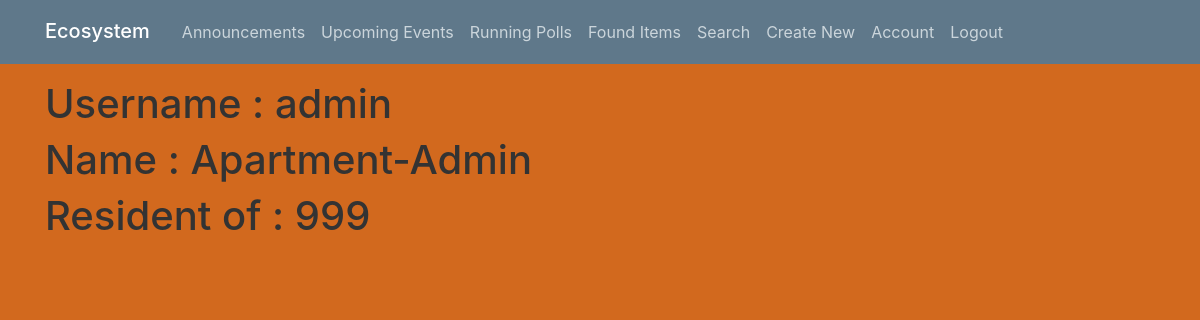
Page /account (signed in) on the committed database.
### ecosystem/models.py (models this page shows, shortened)
class User(db.Model, UserMixin):
    id = db.Column(db.Integer, primary_key = True)
    username = db.Column(db.String(20), unique=True, nullable=False)
    name = db.Column(db.String(20), nullable=False)
    apt_no = db.Column(db.String(3), nullable=False, unique=True)
    password = db.Column(db.String(60), nullable=False)
    posts = db.relationship('Post', backref='author', lazy=True)
    events = db.relationship('Event', backref='author', lazy=True)
    polls = db.relationship('Poll', backref='author', lazy=True)

### ecosystem/routes.py (the view)
@app.route("/account", methods = ['GET', 'POST'])
@login_required
def account():
    return render_template('account.html', title='Account')

### ecosystem/models.py (called while the page is built)
@login_manager.user_loader
def load_user(user_id):
    return User.query.get(int(user_id))

### ecosystem/templates/account.html
{% extends "layout.html" %}
{% block content %}
    <div>
        <div>
            <h1>Username : {{ current_user.username }}</h1>
            <h1>Name : {{ current_user.name }}</h1>
            <h1>Resident of : {{ current_user.apt_no }}</h1>
        </div>
    </div>
{% endblock content %}

### ecosystem/static/main.css (style rules this page uses)
body { background-color: #D2691E; color: #333333; margin-top: 5rem; }
h1, h2, h3, h4, h5, h6 { color: #333333; }

### rows in the picture
User: username "admin", name "Apartment-Admin", apt_no "999"
